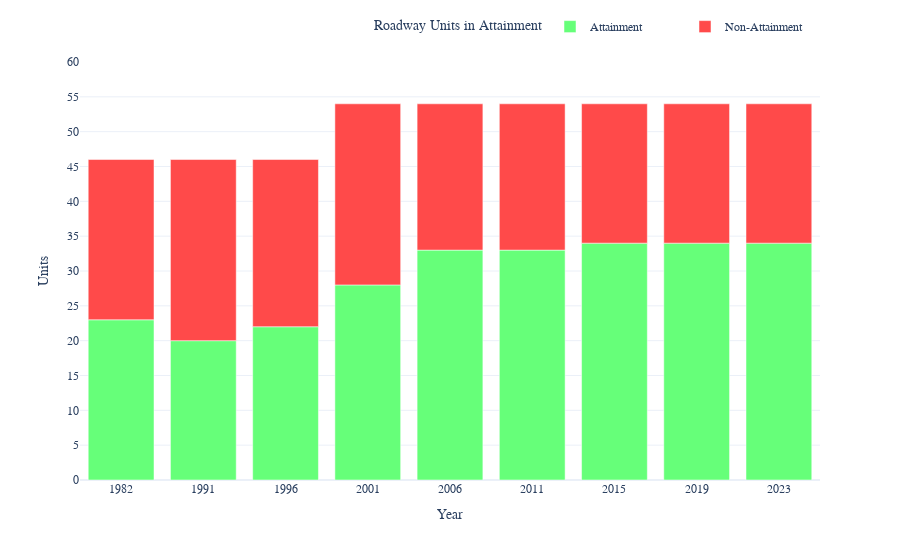

The notebook cell saved with this chart:
### Markdown cell above
## Scenic Resources

### Code cell
# plot scenic corridor roadway attainment
# get data
df = get_scenic_corridor_rating()
# remove rows with ID = '47-roadway'
df = df.loc[df['ID'] != '47-roadway']

# plot data
plot_scenic_corridor_attainment_roadway(df, draft=True)

### Figure 1 — Plotly figure (JSON) as saved in the notebook; plotly's stock layout.template omitted (floating-point values rounded to 4 significant figures)
{"data": [{"alignmentgroup": "True", "hovertemplate": "<br> %{y:.0f} units", "legendgroup": "Attainment", "marker": {"color": "#66FF79", "pattern": {"shape": ""}}, "name": "Attainment", "offsetgroup": "Attainment", "orientation": "v", "showlegend": true, "textposition": "auto", "type": "bar", "x": [1982, 1991, 1996, 2001, 2006, 2011, 2015, 2019, 2023], "xaxis": "x", "y": [23, 20, 22, 28, 33, 33, 34, 34, 34], "yaxis": "y"}, {"alignmentgroup": "True", "hovertemplate": "<br> %{y:.0f} units", "legendgroup": "Non-Attainment", "marker": {"color": "#FF4A4A", "pattern": {"shape": ""}}, "name": "Non-Attainment", "offsetgroup": "Non-Attainment", "orientation": "v", "showlegend": true, "textposition": "auto", "type": "bar", "x": [1982, 1991, 1996, 2001, 2006, 2011, 2015, 2019, 2023], "xaxis": "x", "y": [23, 26, 24, 26, 21, 21, 20, 20, 20], "yaxis": "y"}], "layout": {"barmode": "relative", "font": {"family": "Calibri"}, "hovermode": "x unified", "legend": {"entrywidth": 90, "orientation": "h", "title": {"text": "Roadway Units in Attainment"}, "tracegroupgap": 0, "x": 1, "xanchor": "right", "y": 1.05, "yanchor": "bottom"}, "margin": {"t": 60}, "showlegend": true, "xaxis": {"anchor": "y", "domain": [0, 1], "tickmode": "linear", "title": {"text": "Year"}, "type": "category"}, "yaxis": {"anchor": "x", "domain": [0, 1], "dtick": 5, "range": [0, 60], "tick0": 0, "tickmode": "linear", "title": {"text": "Units"}}}}
